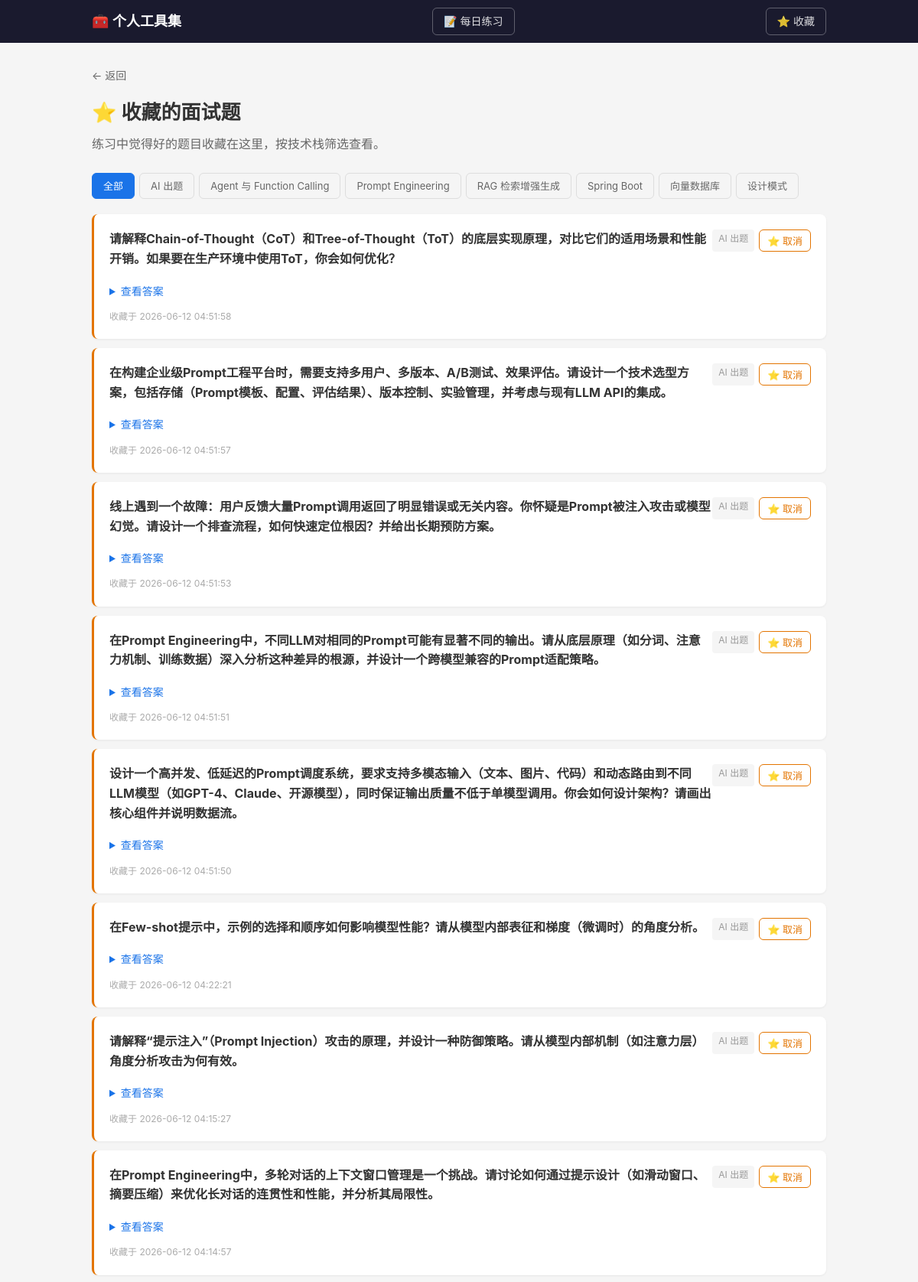
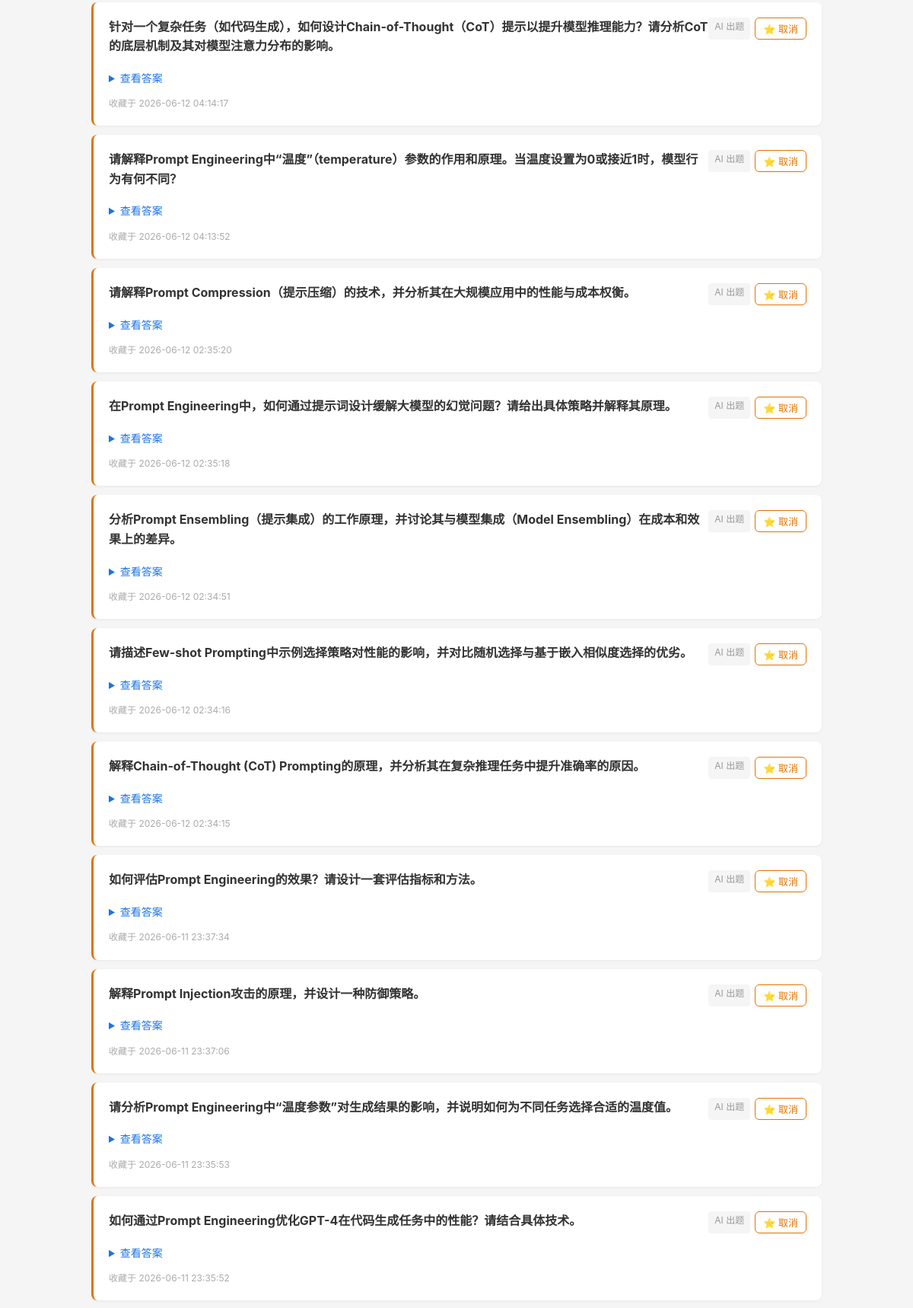
Page /skillset/favorites (upper part) on the committed database (2 pictures, top to bottom).
### tables this page shows
CREATE TABLE stack (
            id INTEGER PRIMARY KEY AUTOINCREMENT,
            tool_id INTEGER NOT NULL,
            name TEXT NOT NULL,
            description TEXT DEFAULT '',
            sort_order INTEGER DEFAULT 0,
            is_deprecated INTEGER DEFAULT 0,
            created_at TIMESTAMP DEFAULT CURRENT_TIMESTAMP, group_name TEXT DEFAULT '',
            FOREIGN KEY (tool_id) REFERENCES tool(id) ON DELETE CASCADE,
            UNIQUE(tool_id, name)
        );

CREATE TABLE favorite (
            id INTEGER PRIMARY KEY AUTOINCREMENT,
            entry_id INTEGER NOT NULL UNIQUE,
            created_at TIMESTAMP DEFAULT CURRENT_TIMESTAMP,
            FOREIGN KEY (entry_id) REFERENCES entry(id) ON DELETE CASCADE
        );

CREATE TABLE entry (
            id INTEGER PRIMARY KEY AUTOINCREMENT,
            stack_id INTEGER NOT NULL,
            title TEXT NOT NULL,
            content TEXT DEFAULT '',
            tags TEXT DEFAULT '',
            entry_type TEXT DEFAULT 'note',
            created_at TIMESTAMP DEFAULT CURRENT_TIMESTAMP,
            updated_at TIMESTAMP DEFAULT CURRENT_TIMESTAMP,
            FOREIGN KEY (stack_id) REFERENCES stack(id) ON DELETE CASCADE
        );

### tools/skillset/routes.py (the view)
@bp.route("/favorites")
def favorite_list():
    stack_id = request.args.get("stack_id", type=int)
    favorites = Favorite.get_all(stack_id)
    stacks = Favorite.get_stacks()
    return render_template("favorites.html", favorites=favorites, stacks=stacks, current_stack=stack_id)

### app.py (called while the page is built)
@app.template_filter("markdown")
def markdown_filter(text):
    return markdown.markdown(
        text,
        extensions=["fenced_code", "tables", "codehilite"],
    )

### db.py (called while the page is built)
def get_db():
    conn = sqlite3.connect(str(DB_PATH))
    conn.row_factory = sqlite3.Row
    conn.execute("PRAGMA foreign_keys = ON")
    return conn

### tools/skillset/models.py (called while the page is built, shortened)
    @staticmethod
    def get_all(stack_id=None):
        db = get_db()
        return db.execute(
            'SELECT e.*, s.name as stack_name, f.created_at as fav_at '
            'FROM favorite f JOIN entry e ON f.entry_id = e.id '
            'JOIN stack s ON e.stack_id = s.id '
            'ORDER BY f.created_at DESC'
        ).fetchall()

    @staticmethod
    def get_stacks():
        db = get_db()
        return db.execute(
            'SELECT DISTINCT s.id, s.name FROM favorite f '
            'JOIN entry e ON f.entry_id = e.id '
            'JOIN stack s ON e.stack_id = s.id ORDER BY s.name'
        ).fetchall()

### templates/skillset/favorites.html (shortened to what this page needs)
{% extends "base.html" %}
{% block content %}
<div class="container">
    <a href="javascript:history.back()" class="back-link">← 返回</a>
    <h1>⭐ 收藏的面试题</h1>
    <p class="desc">练习中觉得好的题目收藏在这里，按技术栈筛选查看。</p>
    <div class="fav-filter">
        <a href="{{ url_for('.favorite_list') }}" class="fav-tab {% if not current_stack %}active{% endif %}">全部</a>
        {% for s in stacks %}
        <a href="{{ url_for('.favorite_list', stack_id=s.id) }}" class="fav-tab {% if current_stack == s.id %}active{% endif %}">{{ s.name }}</a>
        {% endfor %}
    </div>
    {% if favorites %}
    <div class="entry-list">
        {% for e in favorites %}
        <div class="entry-item interview-item">
            <div class="entry-header">
                <h3>{{ e.title }}</h3>
                <div class="entry-actions">
                    <span class="fav-stack">{{ e.stack_name }}</span>
                    <form method="POST" action="{{ url_for('.favorite_toggle', entry_id=e.id) }}">
                        <button type="submit" class="btn btn-sm btn-fav-active">⭐ 取消</button>
                    </form>
                </div>
            </div>
            <details class="interview-answer">
                <summary>查看答案</summary>
            </details>
            <div class="entry-meta">收藏于 {{ e.fav_at }}</div>
        </div>
        {% endfor %}
    </div>
    {% else %}
    <p class="empty">还没有收藏的面试题。在答题练习或技术栈页面点击 ⭐ 即可收藏。</p>
    {% endif %}
</div>
{% endblock %}

### static/style.css (style rules this page uses)
* { margin: 0; padding: 0; box-sizing: border-box; }
body { font-family: -apple-system, BlinkMacSystemFont, "Segoe UI", Roboto, sans-serif; background: #f5f5f5; color: #333; line-height: 1.6; }
.container { max-width: 960px; margin: 0 auto; }
h1 { font-size: 26px; margin-bottom: 8px; }
.desc { color: #666; margin-bottom: 24px; }
.back-link { display: inline-block; color: #666; text-decoration: none; margin-bottom: 16px; font-size: 14px; }
.entry-list { display: flex; flex-direction: column; gap: 12px; }
.entry-item { background: #fff; border-radius: 8px; padding: 20px; box-shadow: 0 1px 3px rgba(0,0,0,.06); }
.entry-header { display: flex; justify-content: space-between; align-items: flex-start; }
.entry-header h3 { font-size: 16px; margin-bottom: 4px; }
.entry-actions { display: flex; gap: 6px; flex-shrink: 0; }
.entry-meta { color: #aaa; font-size: 12px; margin-top: 8px; }
.btn { display: inline-block; padding: 8px 16px; border-radius: 6px; border: 1px solid #ddd; background: #fff; cursor: pointer; font-size: 14px; text-decoration: none; color: #333; }
.btn-sm { padding: 4px 10px; font-size: 13px; }
.interview-item { border-left: 3px solid #e37400; }
.interview-answer { margin-top: 10px; }
.interview-answer summary { cursor: pointer; color: #1a73e8; font-size: 14px; font-weight: 500; padding: 4px 0; }

### templates/skillset/favorites.html (style rules this page uses)
.fav-stack { font-size: 12px; color: #999; background: #f5f5f5; padding: 2px 8px; border-radius: 4px; }
.btn-fav-active { color: #e37400; border-color: #e37400; }
.fav-filter { display: flex; flex-wrap: wrap; gap: 6px; margin-bottom: 20px; }
.fav-tab { padding: 6px 14px; border: 1px solid #ddd; border-radius: 6px; font-size: 13px; text-decoration: none; color: #666; transition: all .15s; }
.fav-tab.active { background: #1a73e8; color: #fff; border-color: #1a73e8; }

### rows in the picture
stack: name "AI 出题"
stack: name "Agent 与 Function Calling"
stack: name "Prompt Engineering"
stack: name "RAG 检索增强生成"
stack: name "Spring Boot"
stack: name "向量数据库"
stack: name "设计模式"
favorite: title "请解释Chain-of-Thought（CoT）和Tree-of-Thought（ToT）的底层实现原理，对比它们的适用场景和性能开销。如果要在生产环境中使用ToT，你会如何优化？", stack_name "AI 出题", fav_at "2026-06-12 04:51:58"
favorite: title "在构建企业级Prompt工程平台时，需要支持多用户、多版本、A/B测试、效果评估。请设计一个技术选型方案，包括存储（Prompt模板、配置、评估结果）、版本控制、实验管理，并考虑与现有LLM API的集成。", stack_name "AI 出题", fav_at "2026-06-12 04:51:57"
favorite: title "线上遇到一个故障：用户反馈大量Prompt调用返回了明显错误或无关内容。你怀疑是Prompt被注入攻击或模型幻觉。请设计一个排查流程，如何快速定位根因？并给出长期预防方案。", stack_name "AI 出题", fav_at "2026-06-12 04:51:53"
favorite: title "在Prompt Engineering中，不同LLM对相同的Prompt可能有显著不同的输出。请从底层原理（如分词、注意力机制、训练数据）深入分析这种差异的根源，并设计一个跨模型兼容的Prompt适配策略。", stack_name "AI 出题", fav_at "2026-06-12 04:51:51"
favorite: title "设计一个高并发、低延迟的Prompt调度系统，要求支持多模态输入（文本、图片、代码）和动态路由到不同LLM模型（如GPT-4、Claude、开源模型），同时保证输出质量不低于单模型调用。你会如何设计架构？请画出核心组件并说明数据流。", stack_name "AI 出题", fav_at "2026-06-12 04:51:50"
favorite: title "在Few-shot提示中，示例的选择和顺序如何影响模型性能？请从模型内部表征和梯度（微调时）的角度分析。", stack_name "AI 出题", fav_at "2026-06-12 04:22:21"
favorite: title "请解释“提示注入”（Prompt Injection）攻击的原理，并设计一种防御策略。请从模型内部机制（如注意力层）角度分析攻击为何有效。", stack_name "AI 出题", fav_at "2026-06-12 04:15:27"
favorite: title "在Prompt Engineering中，多轮对话的上下文窗口管理是一个挑战。请讨论如何通过提示设计（如滑动窗口、摘要压缩）来优化长对话的连贯性和性能，并分析其局限性。", stack_name "AI 出题", fav_at "2026-06-12 04:14:57"
favorite: title "针对一个复杂任务（如代码生成），如何设计Chain-of-Thought（CoT）提示以提升模型推理能力？请分析CoT的底层机制及其对模型注意力分布的影响。", stack_name "AI 出题", fav_at "2026-06-12 04:14:17"
favorite: title "请解释Prompt Engineering中“温度”（temperature）参数的作用和原理。当温度设置为0或接近1时，模型行为有何不同？", stack_name "AI 出题", fav_at "2026-06-12 04:13:52"
favorite: title "请解释Prompt Compression（提示压缩）的技术，并分析其在大规模应用中的性能与成本权衡。", stack_name "AI 出题", fav_at "2026-06-12 02:35:20"
favorite: title "在Prompt Engineering中，如何通过提示词设计缓解大模型的幻觉问题？请给出具体策略并解释其原理。", stack_name "AI 出题", fav_at "2026-06-12 02:35:18"
favorite: title "分析Prompt Ensembling（提示集成）的工作原理，并讨论其与模型集成（Model Ensembling）在成本和效果上的差异。", stack_name "AI 出题", fav_at "2026-06-12 02:34:51"
favorite: title "请描述Few-shot Prompting中示例选择策略对性能的影响，并对比随机选择与基于嵌入相似度选择的优劣。", stack_name "AI 出题", fav_at "2026-06-12 02:34:16"
favorite: title "解释Chain-of-Thought (CoT) Prompting的原理，并分析其在复杂推理任务中提升准确率的原因。", stack_name "AI 出题", fav_at "2026-06-12 02:34:15"
favorite: title "如何评估Prompt Engineering的效果？请设计一套评估指标和方法。", stack_name "AI 出题", fav_at "2026-06-11 23:37:34"
favorite: title "解释Prompt Injection攻击的原理，并设计一种防御策略。", stack_name "AI 出题", fav_at "2026-06-11 23:37:06"
favorite: title "请分析Prompt Engineering中“温度参数”对生成结果的影响，并说明如何为不同任务选择合适的温度值。", stack_name "AI 出题", fav_at "2026-06-11 23:35:53"
favorite: title "如何通过Prompt Engineering优化GPT-4在代码生成任务中的性能？请结合具体技术。", stack_name "AI 出题", fav_at "2026-06-11 23:35:52"
